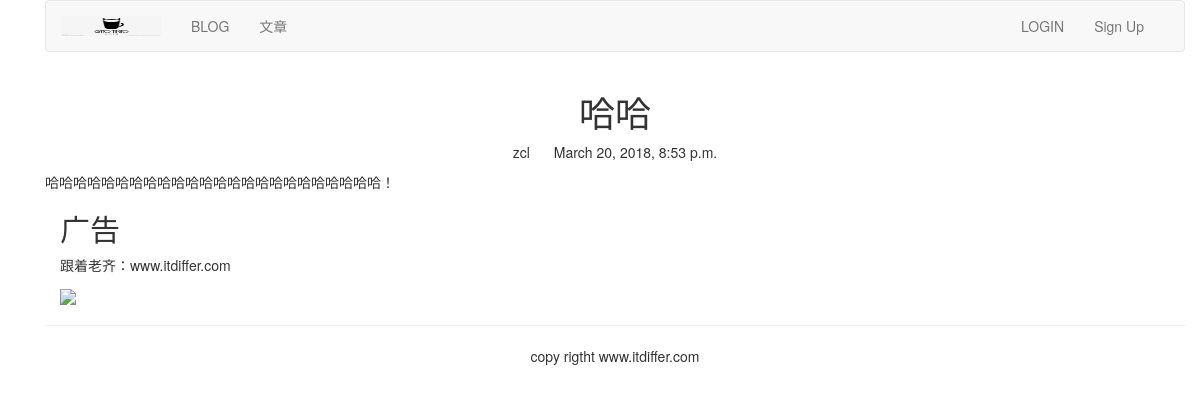
Page /blog/1/ on the committed database.
### blog/models.py (models this page shows, shortened)
class BlogArticles(models.Model):
    title = models.CharField(max_length=300)
    author = models.ForeignKey(User, related_name="blog_posts", on_delete=models.CASCADE)
    body = models.TextField()
    publish = models.DateTimeField(default=timezone.now())
    class Meta:
        ordering = ("-publish",)

### blog/views.py (the view)
# urls.py: url(r'(?P<article_id>\d)/$', views.blog_article, name="blog_detail")
def blog_article(request, article_id):
    article = get_object_or_404(BlogArticles, id=article_id)
    pub = article.publish
    return render(request, "blog/content.html", {"article": article, "publish": pub})

### templates/blog/content.html (shortened to what this page needs)
{% extends "base.html" %}
{% block content %}
    <div class="row text-center vertical-middle-sm">
        <h1>{{ article.title }}</h1>
    </div>
    <div class="row">
        <div class="col-xs-12 co-md-8">
            <p class="text-center">
                <span>{{ article.author.username }}</span>
                <span style="margin-left: 20px">{{ publish }}</span>
            </p>
            <div>
                {{ article.body }}
            </div>
            <div class="col-xs-6 col-md-4">
                <h2>广告</h2>
                <p>跟着老齐：www.itdiffer.com</p>
                <img src="http://imgsrc.baidu.com/imgad/pic/item/730e0cf3d7ca7bcbe205bd15b5096b63f624a88a.jpg">
            </div>
        </div>
    </div>
{% endblock %}

### rows in the picture
BlogArticles: title "哈哈", author.username "zcl", publish "March 20, 2018, 8:53 p.m.", body "哈哈哈哈哈哈哈哈哈哈哈哈哈哈哈哈哈哈哈哈哈哈哈哈！"
